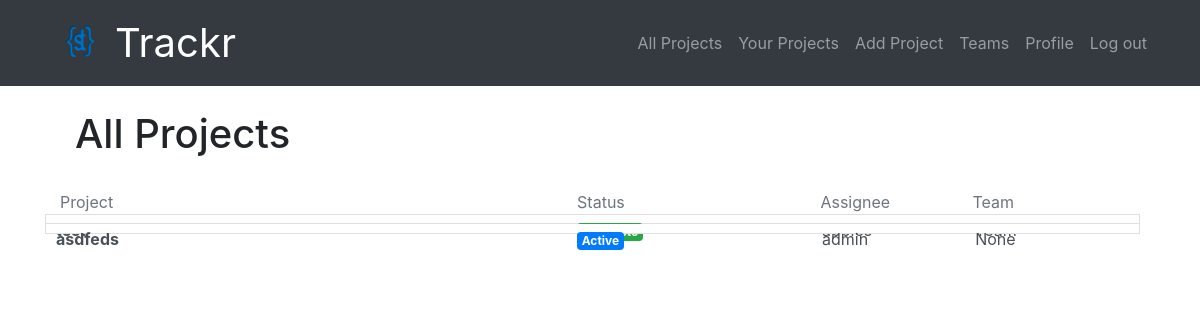
Page /projects/ (signed in) on the committed database.
### projects/models.py (models this page shows, shortened)
class Project(models.Model):
    id = models.AutoField(primary_key=True)
    project_name = models.CharField(max_length=256)
    worker = models.ForeignKey(User,related_name='projects',null=True,on_delete=models.SET_NULL)
    created_by = models.ForeignKey(User,related_name='created',null=True,on_delete=models.SET_NULL)
    description = models.TextField()
    created_at = models.DateTimeField(default=timezone.now)
    due_date = models.DateTimeField()
    status = models.CharField(max_length=20,choices=status)
    completed_on = models.DateTimeField(blank=True,null=True)
    team = models.ForeignKey(Team,related_name='projects',null=True,blank=True,on_delete=models.SET_NULL)
    def save(self,*args,**kwargs):
        super().save(*args,**kwargs)
    def checkStatus(self):
        today = date.today()
        dt = self.due_date.date()
        if dt < today:
            self.status = 'Past Due'
        self.save()
    class Meta():
        ordering = ['-created_at']
        unique_together = ['worker','project_name']

### projects/views.py (the view)
# urls.py: path('',views.projectList,name='all'),
@login_required
def projectList(request):
    projects = Project.objects.all()
    myFilter = ProjectFilter(request.GET, queryset=projects)
    projects = myFilter.qs
    for project in projects:
        project.checkStatus()
    context = {'projects':projects,'myFilter':myFilter}
    return render(request, 'projects/project_list.html',context)

### teams/models.py (called while the page is built)
    def __str__(self):
        return self.name

### projects/templates/projects/project_list.html
{% extends "projects/project_base.html" %}
{% block proj_content %}
<br>
<div class="container">
  <h1>All Projects</h1>
</div>
<br>
<div class="d-flex justify-content-center">
  <div class="container list-group">
    <div class="d-flex justify-content-between align-items-center row">
      <div class="col-sm-5 text-muted">Project</div>
      <div class="col-sm-2 text-muted">Status</div>
      <div class="col-sm-1 text-muted">Assignee</div>
      <div class="col-sm-2 text-muted">Team</div>
    {% for project in projects %}
      <a href="{% url 'projects:single' pk=project.pk %}" class="list-group-item list-group-item-action">
        <div class="d-flex justify-content-between align-items-center row">
          <div class="col-sm-5"><strong>{{project.project_name}}</strong></div>
          {% if project.status == 'Active' %}
            <div class="col-sm-2"><span class="badge badge-primary">{{project.status}}</span></div>
          {% elif project.status == 'Hold' %}
            <div class="col-sm-2"><span class="badge badge-warning">{{project.status}}</span></div>
          {% elif project.status == 'Past Due' %}
            <div class="col-sm-2"><span class="badge badge-danger">{{project.status}}</span></div>
          {% else %}
            <div class="col-sm-2"><span class="badge badge-success">{{project.status}}</span></div>
          {% endif %}
          <div class="col-sm-1">{{project.worker}}</div>
          <div class="col-sm-2">{{project.team}}</div>
        </div>
      </a>
    {% endfor %}
  </div>
</div>
{% endblock %}

### static/css/master.css (style rules this page uses)
.list-group-item { height: 10px; padding: 3px 10px }

### rows in the picture
Project: project_name "asdfeds", status "Active", worker "admin", team "None"
